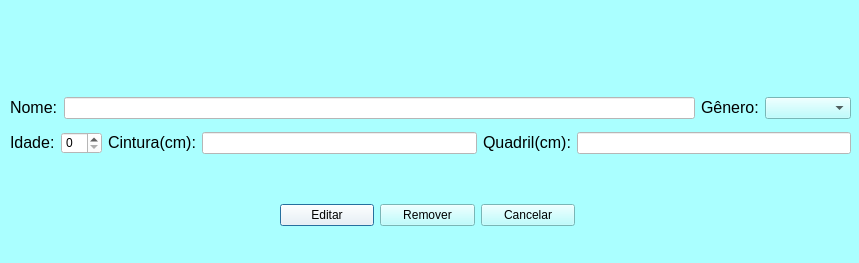
<?xml version="1.0" encoding="UTF-8"?>
<ui version="4.0">
 <class>EditeDialog</class>
 <widget class="QDialog" name="EditeDialog">
  <property name="geometry">
   <rect>
    <x>0</x>
    <y>0</y>
    <width>859</width>
    <height>263</height>
   </rect>
  </property>
  <property name="windowTitle">
   <string>Edição</string>
  </property>
  <property name="styleSheet">
   <string notr="true">background-color: rgb(170, 255, 255);
alternate-background-color: rgb(170, 255, 255);</string>
  </property>
  <widget class="QWidget" name="layoutWidget">
   <property name="geometry">
    <rect>
     <x>10</x>
     <y>90</y>
     <width>841</width>
     <height>71</height>
    </rect>
   </property>
   <layout class="QVBoxLayout" name="verticalLayout">
    <item>
     <layout class="QHBoxLayout" name="horizontalLayout_5">
      <item>
       <layout class="QHBoxLayout" name="horizontalLayout">
        <item>
         <widget class="QLabel" name="label">
          <property name="text">
           <string>&lt;html&gt;&lt;head/&gt;&lt;body&gt;&lt;p&gt;&lt;span style=&quot; font-size:12pt;&quot;&gt;Nome:&lt;/span&gt;&lt;/p&gt;&lt;/body&gt;&lt;/html&gt;</string>
          </property>
         </widget>
        </item>
        <item>
         <widget class="QLineEdit" name="inputNome">
          <property name="styleSheet">
           <string notr="true">background-color: rgb(255, 255, 255);</string>
          </property>
         </widget>
        </item>
       </layout>
      </item>
      <item>
       <layout class="QHBoxLayout" name="horizontalLayout_2">
        <item>
         <widget class="QLabel" name="label_2">
          <property name="text">
           <string>&lt;html&gt;&lt;head/&gt;&lt;body&gt;&lt;p&gt;&lt;span style=&quot; font-size:12pt;&quot;&gt;Gênero:&lt;/span&gt;&lt;/p&gt;&lt;/body&gt;&lt;/html&gt;</string>
          </property>
         </widget>
        </item>
        <item>
         <widget class="QComboBox" name="inputGenero">
          <item>
           <property name="text">
            <string/>
           </property>
          </item>
          <item>
           <property name="text">
            <string>feminino</string>
           </property>
          </item>
          <item>
           <property name="text">
            <string>masculino</string>
           </property>
          </item>
         </widget>
        </item>
       </layout>
      </item>
     </layout>
    </item>
    <item>
     <layout class="QHBoxLayout" name="horizontalLayout_6">
      <item>
       <layout class="QHBoxLayout" name="horizontalLayout_8">
        <item>
         <widget class="QLabel" name="label_5">
          <property name="text">
           <string>&lt;html&gt;&lt;head/&gt;&lt;body&gt;&lt;p&gt;&lt;span style=&quot; font-size:12pt;&quot;&gt;Idade:&lt;/span&gt;&lt;/p&gt;&lt;/body&gt;&lt;/html&gt;</string>
          </property>
         </widget>
        </item>
        <item>
         <widget class="QSpinBox" name="inputIdade">
          <property name="styleSheet">
           <string notr="true">background-color: rgb(255, 255, 255);</string>
          </property>
         </widget>
        </item>
       </layout>
      </item>
      <item>
       <layout class="QHBoxLayout" name="horizontalLayout_3">
        <item>
         <widget class="QLabel" name="label_3">
          <property name="text">
           <string>&lt;html&gt;&lt;head/&gt;&lt;body&gt;&lt;p&gt;&lt;span style=&quot; font-size:12pt;&quot;&gt;Cintura(cm):&lt;/span&gt;&lt;/p&gt;&lt;/body&gt;&lt;/html&gt;</string>
          </property>
         </widget>
        </item>
        <item>
         <widget class="QLineEdit" name="inputCintura">
          <property name="styleSheet">
           <string notr="true">background-color: rgb(255, 255, 255);</string>
          </property>
         </widget>
        </item>
       </layout>
      </item>
      <item>
       <layout class="QHBoxLayout" name="horizontalLayout_4">
        <item>
         <widget class="QLabel" name="label_4">
          <property name="text">
           <string>&lt;html&gt;&lt;head/&gt;&lt;body&gt;&lt;p&gt;&lt;span style=&quot; font-size:12pt;&quot;&gt;Quadril(cm):&lt;/span&gt;&lt;/p&gt;&lt;/body&gt;&lt;/html&gt;</string>
          </property>
         </widget>
        </item>
        <item>
         <widget class="QLineEdit" name="inputQuadril">
          <property name="styleSheet">
           <string notr="true">background-color: rgb(255, 255, 255);</string>
          </property>
         </widget>
        </item>
       </layout>
      </item>
     </layout>
    </item>
   </layout>
  </widget>
  <widget class="QWidget" name="layoutWidget">
   <property name="geometry">
    <rect>
     <x>280</x>
     <y>200</y>
     <width>295</width>
     <height>30</height>
    </rect>
   </property>
   <layout class="QHBoxLayout" name="horizontalLayout_7">
    <item>
     <widget class="QPushButton" name="cadastrar">
      <property name="styleSheet">
       <string notr="true">background-color: rgb(255, 255, 255);</string>
      </property>
      <property name="text">
       <string>Editar</string>
      </property>
     </widget>
    </item>
    <item>
     <widget class="QPushButton" name="remover">
      <property name="text">
       <string>Remover</string>
      </property>
     </widget>
    </item>
    <item>
     <widget class="QPushButton" name="cancelar">
      <property name="text">
       <string>Cancelar</string>
      </property>
     </widget>
    </item>
   </layout>
  </widget>
 </widget>
 <resources/>
 <connections/>
</ui>
